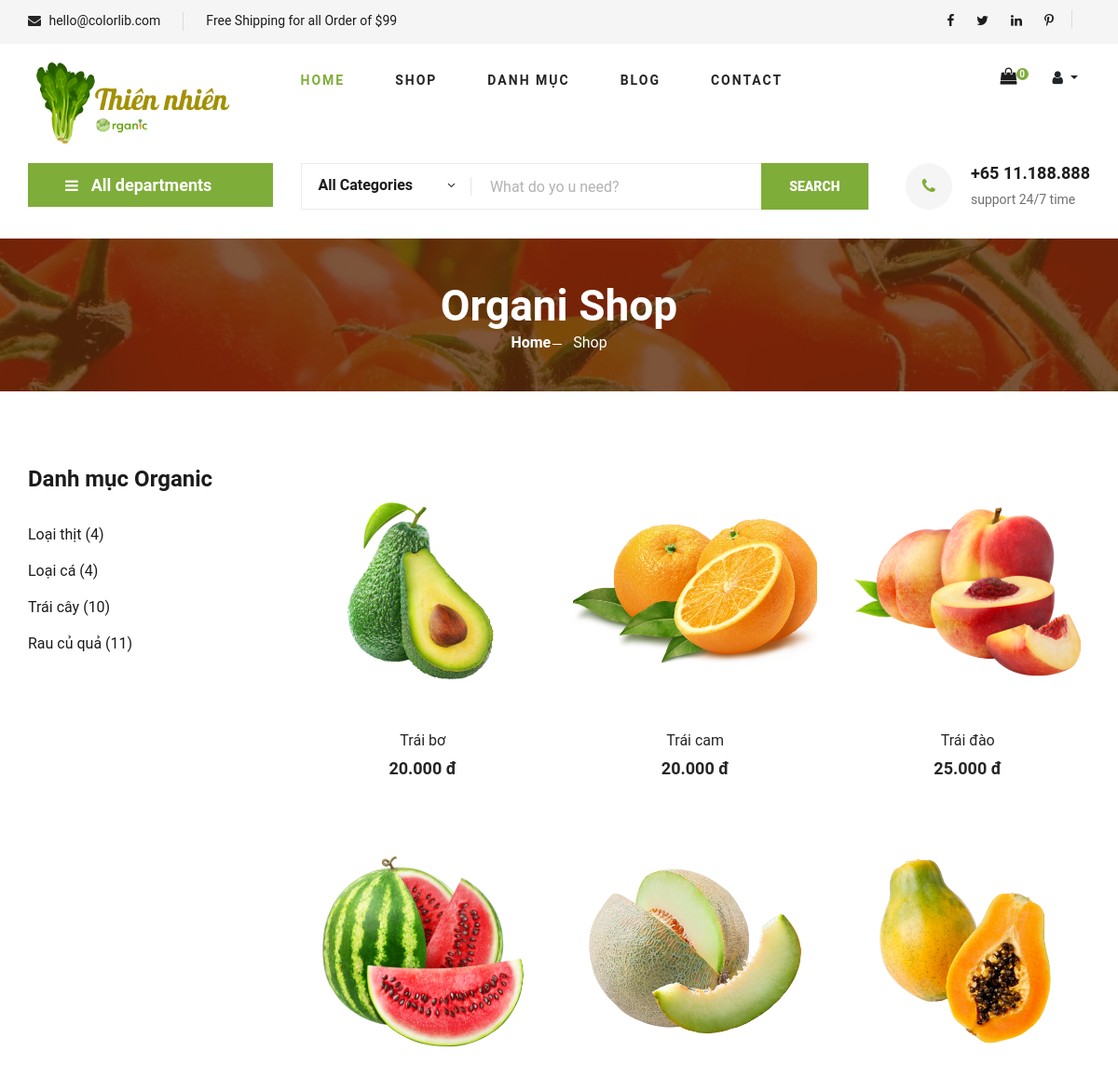
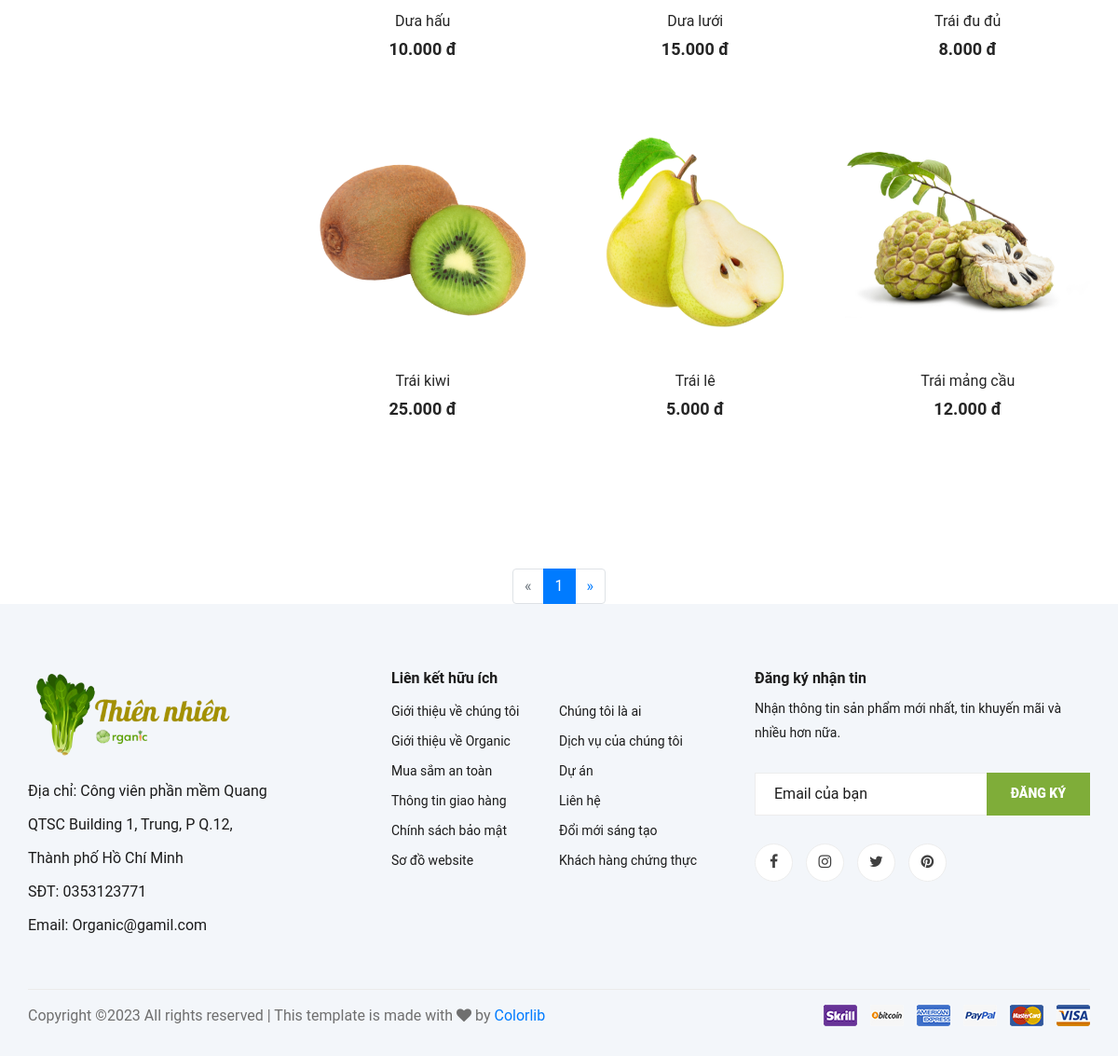
/index.php?mod=catagory&act=catagory_detail&MaDM=12, run on the app's committed database (2 pictures, top to bottom).
### tables this page shows
CREATE TABLE `danhmuc` (
  `MaDM` int NOT NULL,
  `TenDM` varchar(50) NOT NULL,
  `SoThuTu` int DEFAULT NULL COMMENT 'số thứ tự mà danh mục sẽ xuất hiện , tùy mình sắp xếp',
  `UuTien` tinyint(1) DEFAULT NULL COMMENT '0: là cho nó ẩn đi, 1 là cho nó xuất hiện tại trang chủ',
  `HinhAnh` text
);

CREATE TABLE `sanpham` (
  `MaSP` int NOT NULL,
  `TenSP` varchar(50) NOT NULL,
  `GiaSP` double(10,0) NOT NULL DEFAULT '0' COMMENT 'Tiền Việt không có chữ số thập phân, mặc định là 0(nếu =0 thì hết hàng ví dụ )',
  `HinhAnh` text NOT NULL,
  `TieuDe` text,
  `MoTa` text,
  `MaDM` int DEFAULT NULL,
  `LuotXem` int NOT NULL,
  `GiaGiam` double(10,0) NOT NULL DEFAULT '0'
);

### model/m_pdo.php (called while the page is built, shortened)
<?php
function pdo_get_connection(){
    $dburl = "mysql:host=localhost;dbname=organic;charset=utf8";
    $username = 'root';
    $password = '';
    $conn = new PDO($dburl, $username, $password);
    $conn->setAttribute(PDO::ATTR_ERRMODE, PDO::ERRMODE_EXCEPTION);
    return $conn;
}
function pdo_query($sql){
    $sql_args = array_slice(func_get_args(), 1);
    try{
        $conn = pdo_get_connection();
        $stmt = $conn->prepare($sql);
        $stmt->execute($sql_args);
        $rows = $stmt->fetchAll();
        return $rows;
    }
    catch(PDOException $e){
        throw $e;
    }
    finally{
        unset($conn);
    }
}
function pdo_query_value($sql){
    $sql_args = array_slice(func_get_args(), 1);
    try{
        $conn = pdo_get_connection();
        $stmt = $conn->prepare($sql);
        $stmt->execute($sql_args);
        $row = $stmt->fetch(PDO::FETCH_ASSOC);
        return array_values($row)[0];
    }
    catch(PDOException $e){
        throw $e;
    }
    finally{
        unset($conn);
    }
}

### model/m_catagory.php (called while the page is built, shortened)
<?php
    include_once 'model/m_pdo.php';
    function danhmuc_getAll(){
        return pdo_query("SELECT * FROM danhmuc ORDER BY MaDM DESC");
    }
    function danhmuc_getbyiddetail($MaDM,$page=1){
        $BatDau = ($page - 1) * 9;
        return pdo_query("SELECT * FROM sanpham WHERE MaDM = ? LIMIT $BatDau,9",$MaDM);
    }
    function get_count_sp($MaDM){
        $returnsp = pdo_query("SELECT * FROM sanpham WHERE MaDM = ? ",$MaDM);
        return count($returnsp);
    }
    function catagory_phantrang($MaDM){
        return pdo_query_value("SELECT COUNT(*) FROM sanpham WHERE MaDM = ?", $MaDM);
    }
?>

### view/v_product_catagory.php (the view, shortened to what this page needs)
<section class="hero hero-normal">
    <div class="container">
        <div class="row">
            <div class="col-lg-3">
                <div class="hero__categories">
                    <div class="hero__categories__all">
                        <i class="fa fa-bars"></i>
                        <span>All departments</span>
                    </div>
                </div>
            </div>
            <div class="col-lg-9">
                <div class="hero__search">
                    <div class="hero__search__form">
                        <form action="#">
                            <div class="hero__search__categories">
                                All Categories
                                <span class="arrow_carrot-down"></span>
                            </div>
                            <input type="text" placeholder="What do yo u need?">
                            <button type="submit" class="site-btn">SEARCH</button>
                        </form>
                    </div>
                    <div class="hero__search__phone">
                        <div class="hero__search__phone__icon">
                            <i class="fa fa-phone"></i>
                        </div>
                        <div class="hero__search__phone__text">
                            <h5>+65 11.188.888</h5>
                            <span>support 24/7 time</span>
                        </div>
                    </div>
                </div>
            </div>
        </div>
    </div>
</section>
<section class="breadcrumb-section set-bg" data-setbg="view/img/breadcrumb.jpg">
    <div class="container">
        <div class="row">
            <div class="col-lg-12 text-center">
                <div class="breadcrumb__text">
                    <h2>Organi Shop</h2>
                    <div class="breadcrumb__option">
                        <a href="./index.html">Home</a>
                        <span>Shop</span>
                    </div>
                </div>
            </div>
        </div>
    </div>
</section>
<section class="product spad">
    <div class="container">
        <div class="row">
            <div class="col-lg-3 col-md-5">
                <div class="sidebar">
                    <div class="sidebar__item">
                        <h4>Danh mục Organic</h4>
                        <ul>
                        <?php foreach($getdanhmuc as $dm): ?>
                            <li> <a href="index.php?mod=catagory&act=catagory_detail&MaDM=<?=$dm['MaDM']?>"><?=$dm['TenDM']?> (<?=get_count_sp($dm['MaDM'])?>)</a></li>
                        <?php endforeach; ?>
                        </ul>
                    </div>
                </div>
            </div>
            <div class="col-lg-9 col-md-7">
                <div class="row">
                    <?php if(isset($_GET['MaDM']) && ($_GET['MaDM']>0)): ?>
                        <?php foreach($danhmuc_getbyid as $item):
                            if($item['GiaSP'] >=1){
                                $price = '<h5>'.number_format($item['GiaSP'],"0",",",".").' đ</h5>';
                            }else{
                                $price = "<h5>Đang cập nhật</h5>";
                            }
                        ?>
                            <div class="col-lg-4 col-md-6 col-sm-6">
                                <div class="featured__item">
                                    <div class="featured__item__pic set-bg" data-setbg="view/img/traicay/<?=$item['HinhAnh']?>">
                                    </div>
                                    <div class="featured__item__text">
                                        <h6><a href="index.php?mod=product&act=detail&MaSP=<?=$item['MaSP']?>"><?=$item['TenSP']?></a></h6>
                                        <?=$price?>
                                    </div>
                                    <form action="index.php?mod=product&act=addtocart" method="post">
                                        <div class="intro">
                                        </div>
                                    </form>
                                </div>
                            </div>
                        <?php endforeach; ?>
                    <?php endif;?>
                </div>
            </div>
        </div>
    </div>
</section>
<?php
    if(isset($_GET['MaDM']) && ($_GET['MaDM']>0)):
?>
<div class="admin__pagein">
    <ul class="pagination">
        <li class="page-item <?= ($page <= 1) ? "disabled" : ""?>">
        <a class="page-link" href="index.php?mod=catagory&act=catagory_detail&MaDM=<?=$MaDM?>&page=<?=$page-1?>" aria-label="Previous">
                <span aria-hidden="true">&laquo;</span>
            </a>
        </li>
        <?php for($i=1; $i < $SoTrang ; $i++): ?>
            <li class="page-item <?= ($page==$i) ? 'active' : '' ?>">
            <a class="page-link" href="index.php?mod=catagory&act=catagory_detail&MaDM=<?=$MaDM?>&page=<?=$i?>"><?=$i?></a>
            </li>
        <?php endfor; ?>
            <li class="page-item <?= ($page >= $SoTrang) ? "disabled" : ""?>">
            <a class="page-link" href="index.php?mod=catagory&act=catagory_detail&MaDM=<?=$MaDM?>&page=<?=$page+1?>" aria-label="Next">
                <span aria-hidden="true">&raquo;</span>
            </a>
        </li>
    </ul>
</div>
<?php
    endif;
?>

### view/css/style.css (style rules this page uses)
html, body { height: 100%; font-family: 'Roboto', sans-serif; -webkit-font-smoothing: antialiased; font-smoothing: antialiased; }
h1, h2, h3, h4, h5, h6 { margin: 0; color: #111111; font-weight: 400; font-family: 'Roboto', sans-serif; }
h2 { font-size: 36px; }
h4 { font-size: 24px; }
h5 { font-size: 18px; }
h6 { font-size: 16px; }
ul, ol { padding: 0; margin: 0; }
.set-bg { background-repeat: no-repeat; background-size: cover; background-position: top center; }
.spad { padding-top: 100px; padding-bottom: 100px; }
.site-btn { font-size: 14px; color: #ffffff; font-weight: 800; text-transform: uppercase; display: inline-block; padding: 13px 30px 12px; background: #7fad39; border: none; }
.hero { padding-bottom: 50px; }
.hero.hero-normal { padding-bottom: 30px; }
.hero.hero-normal .hero__categories { position: relative; }
.hero.hero-normal .hero__search { margin-bottom: 0; }
.hero__categories__all { background: #7fad39; position: relative; padding: 10px 25px 10px 40px; cursor: pointer; }
.hero__categories__all i { font-size: 16px; color: #ffffff; margin-right: 10px; }
.hero__categories__all span { font-size: 18px; font-weight: 700; color: #ffffff; }
.hero__categories__all:after { position: absolute; right: 18px; top: 9px; content: ""; font-family: "ElegantIcons"; font-size: 18px; color: #ffffff; }
.hero__search { overflow: hidden; margin-bottom: 30px; }
.hero__search__form { width: 610px; height: 50px; border: 1px solid #ebebeb; position: relative; float: left; }
.hero__search__form form .hero__search__categories { width: 30%; float: left; font-size: 16px; color: #1c1c1c; font-weight: 700; padding-left: 18px; padding-top: 11px; position: relative; }
.hero__search__form form .hero__search__categories:after { position: absolute; right: 0; top: 14px; height: 20px; width: 1px; background: #000000; opacity: 0.1; content: ""; }
.hero__search__form form .hero__search__categories span { position: absolute; right: 14px; top: 14px; }
.hero__search__form form input { width: 70%; border: none; height: 48px; font-size: 16px; color: #b2b2b2; padding-left: 20px; }
.hero__search__form form input::placeholder { color: #b2b2b2; }
.hero__search__form form button { position: absolute; right: 0; top: -1px; height: 50px; }
.hero__search__phone { float: right; }
.hero__search__phone__icon { font-size: 18px; color: #7fad39; height: 50px; width: 50px; background: #f5f5f5; line-height: 50px; text-align: center; border-radius: 50%; float: left; margin-right: 20px; }
.hero__search__phone__text { overflow: hidden; }
.hero__search__phone__text h5 { color: #1c1c1c; font-weight: 700; margin-bottom: 5px; }
.hero__search__phone__text span { font-size: 14px; color: #6f6f6f; }
.featured__item { margin-bottom: 50px; }
.featured__item__pic { height: 270px; position: relative; overflow: hidden; background-position: center center; }
.featured__item__text { text-align: center; padding-top: 15px; }
.featured__item__text h6 { margin-bottom: 10px; }
.featured__item__text h6 a { color: #252525; }
.featured__item__text h5 { color: #252525; font-weight: 700; }
.intro { position: absolute; top: 240px; }
.breadcrumb-section { display: flex; align-items: center; padding: 45px 0 40px; }
.breadcrumb__text h2 { font-size: 46px; color: #ffffff; font-weight: 700; }
.breadcrumb__option a { display: inline-block; font-size: 16px; color: #ffffff; font-weight: 700; margin-right: 20px; position: relative; }
.breadcrumb__option a:after { position: absolute; right: -12px; top: 13px; height: 1px; width: 10px; background: #ffffff; content: ""; }
.breadcrumb__option span { display: inline-block; font-size: 16px; color: #ffffff; }
.sidebar__item { margin-bottom: 35px; }
.sidebar__item h4 { color: #1c1c1c; font-weight: 700; margin-bottom: 25px; }
.sidebar__item ul li { list-style: none; }
.sidebar__item ul li a { font-size: 16px; color: #1c1c1c; line-height: 39px; display: block; }
.product { padding-top: 80px; padding-bottom: 80px; }
.container { width: 1170px; margin: 0 auto; }
.admin__pagein { display: flex; justify-content: center; padding-top: 30px; }
@media only screen and (min-width: 1200px) { .container { max-width: 1170px; margin: 0 auto; } }

### data on the page
danhmuc: TenDM "Loại thịt", MaDM "4"
danhmuc: TenDM "Loại cá", MaDM "4"
danhmuc: TenDM "Trái cây", MaDM "10"
danhmuc: TenDM "Rau củ quả", MaDM "11"
sanpham: shows a picture, TenSP "Trái bơ", GiaSP "20.000"
sanpham: shows a picture, TenSP "Trái cam", GiaSP "20.000"
sanpham: shows a picture, TenSP "Trái đào", GiaSP "25.000"
sanpham: shows a picture, TenSP "Dưa hấu", GiaSP "10.000"
sanpham: shows a picture, TenSP "Dưa lưới", GiaSP "15.000"
sanpham: shows a picture, TenSP "Trái đu đủ", GiaSP "8.000"
sanpham: shows a picture, TenSP "Trái kiwi", GiaSP "25.000"
sanpham: shows a picture, TenSP "Trái lê", GiaSP "5.000"
sanpham: shows a picture, TenSP "Trái mảng cầu", GiaSP "12.000"

### other printed values
COUNT($_SESSION['mygiohang']) "0"
